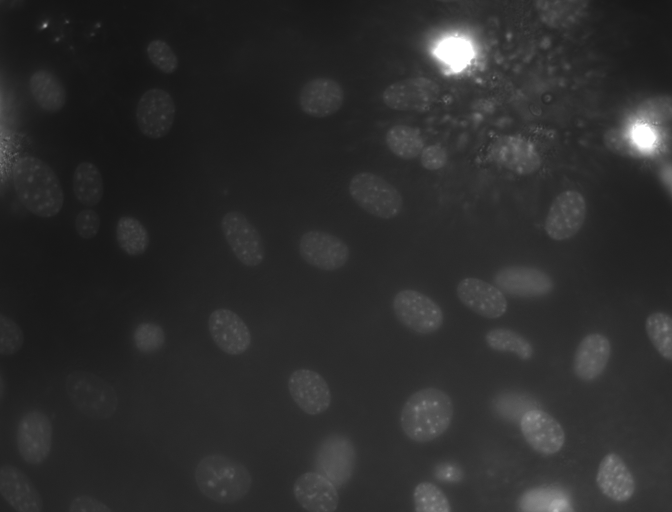
#> input picture Data/NIH3T3/img/dna-33.png, 1344 x 1024 px (shown at 1/2 size)
$ jupyter execute --allow-errors Preprocessing.ipynb   (shell and % lines are left out)
#> lines starting #> are read from the running program, lines starting #| are printed output that depends on the picture; after the words box and inside, x2 and y2 are one past the last pixel; in counts of white or black regions, pixels touching at a corner belong together
### Functions/image_processing.py
import numpy as np
import scipy.ndimage as ndimage
import matplotlib.pyplot as plt
from medpy.filter.smoothing import anisotropic_diffusion


# [271 lines left out: functions show_two_images_title, show_three_images_title, show_four_images_title, show_six_images_two_rows_title, show_six_images_title, show_images_side_by_side and 6 more, not called in this run]


def show_image(img, x, y):
    """
    shows images with a specific size, in gray and with a colorbar
    :param img: image to be shown (2D array)
    :param x: length of image in x-direction (int)
    :param y: length of image in y-direction (int)
    :return: picture of image in jupyter notebook
    """
    plt.figure(figsize=(x, y))
    plt.imshow(img, "gray")
    plt.colorbar()


# [110 lines left out: functions img_resize, t_pic, is_border_pixel, filter_iteration_sum, filter_iteration_deviation, add_border and 3 more, not called in this run]


def histogram(img):
    """
    creates a histogram of the intensity values of an image
    :param img: image with intensity values (2D array)
    :return: shown plot of the histogram in a jupyter notebook
    """
    histo = plt.hist(img.flatten(), log=True)
    plt.show(histo)


# [33 lines left out: functions image_clipping, image_clipping_extreme, not called in this run]


def remove_bright_spots(img, t_bright, t_background):
    """
    copies the image and tries to remove extremely bright spots for a picture
    sets all the pixels above the first threshold to the value of the second threshold
    :param t_bright: pixels above this threshold are considered as to bright (int/float)
    :param t_background: pixels are set to this intensity value (int/float)
    :param img: image with intensity values (2D array)
    :return: image with changed intensity values (2D array)
    """
    img_copy = img.copy()
    pos_bright_spot = np.where(img_copy > t_bright)
    img_copy[pos_bright_spot[0], pos_bright_spot[1]] = t_background
    return img_copy


# [68 lines left out: functions remove_bright_spots_with_border, median_filter, mean_filter, gaussian_filter, anisotropic_filter, not called in this run]


def normalize_intensity(img):
    img_normalized = img.copy() / np.amax(img)
    return img_normalized


def subtract_minimum(img):
    img_subtracted = img.copy() - np.amin(img)
    return img_subtracted

### Preprocessing.ipynb
[cell 1]
import scipy.ndimage

from Functions import image_processing as ip
import skimage.io as sk
import numpy as np
import matplotlib.pyplot as plt
from scipy import ndimage, misc

#sudo apt-get install libboost-python-dev build-essential
#sudo pip install medpy
import medpy
from medpy.filter.smoothing import anisotropic_diffusion

#> (a cell that did not finish here is left out)

#> (a cell that did not finish here is left out)

#> (a cell that did not finish here is left out)

[cell 5]
image2 = sk.imread("Data/NIH3T3/img/dna-33.png")
#> image2 is the input picture: shape (1024, 1344); min 19, max 255, mean 45.1
ip.show_image(image2, 15, 8)
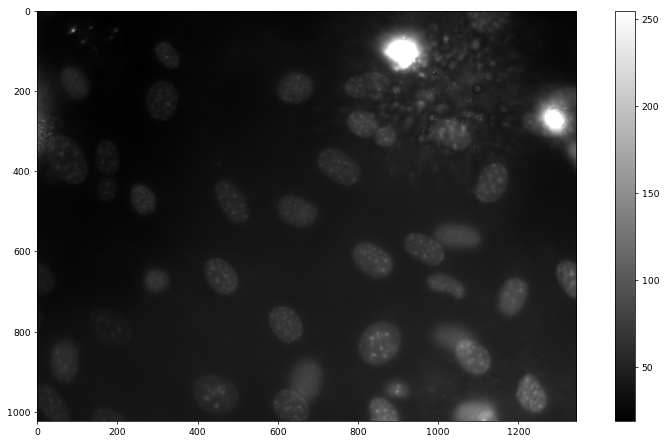
#> figure drawn by matplotlib, 2 panels

[cell 6]
ip.histogram(image2)
#> in histogram, `plt.show(histo)`:
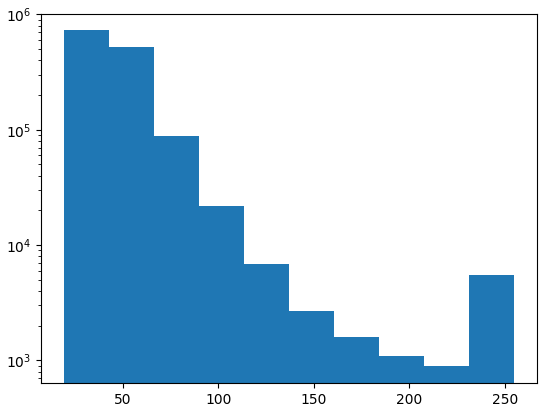
#> figure drawn by matplotlib, 1 panel; tallest bar 726872 high, from x = 19 to 42.6

[cell 7]
test1 = ip.remove_bright_spots(image2, 110, 60)
#> in remove_bright_spots, `pos_bright_spot = np.where(img_copy > t_bright)`: pos_bright_spot = 20179 positions, rows 48 to 1023, columns 0 to 1343
#> in remove_bright_spots, `img_copy[pos_bright_spot[0], pos_bright_spot[1]] = t_background`:
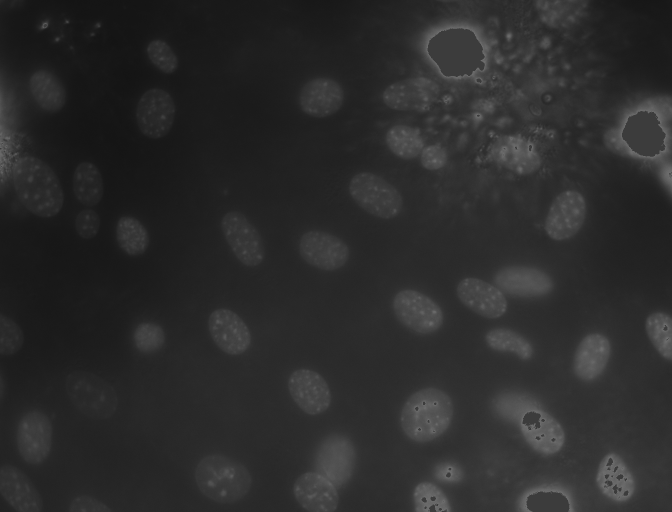
#> img_copy: shape (1024, 1344) (shown at 1/2 size); 1.47% of pixels changed, all inside (x1, y1, x2, y2) = (0, 48, 1344, 1024)
ip.show_image(test1, 15, 8)
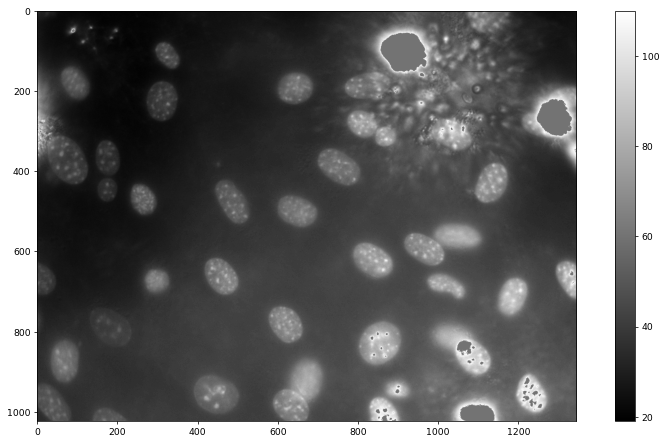
#> figure drawn by matplotlib, 2 panels

#> (a cell that did not finish here is left out)

#> (a cell that did not finish here is left out)

#> (a cell that did not finish here is left out)

#> (a cell that did not finish here is left out)

#> (a cell that did not finish here is left out)

$ run again, with Data/NIH3T3/img/dna-0.png copied over Data/NIH3T3/img/dna-33.png
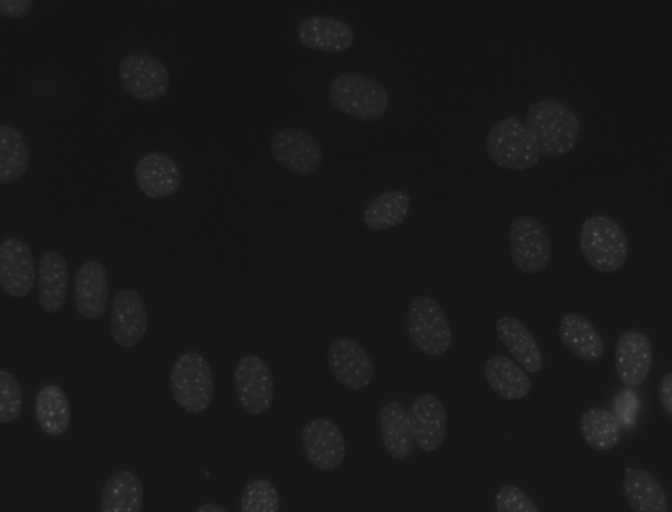
#> input picture Data/NIH3T3/img/dna-0.png, 1344 x 1024 px (shown at 1/2 size)
#> image2 is the input picture: shape (1024, 1344); min 18, max 95, mean 24.2
#> `[cell 5] image2 = sk.imread("Data/NIH3T3/img/dna-33.png") ip.show_imag..`:
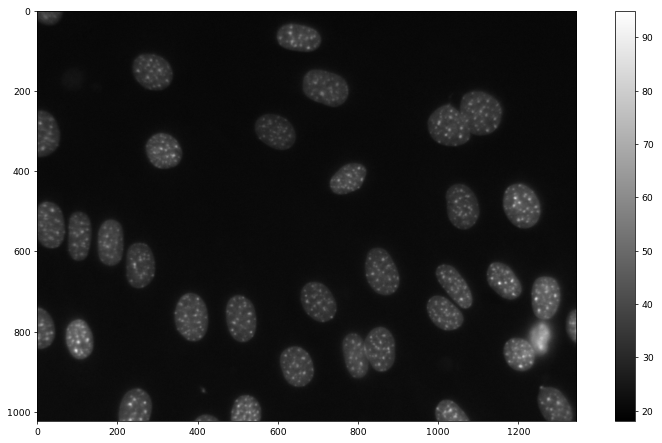
#> figure drawn by matplotlib, 2 panels
#> in histogram, `plt.show(histo)`:
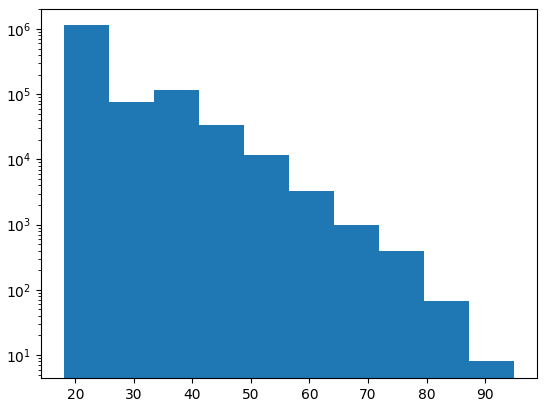
#> figure drawn by matplotlib, 1 panel; tallest bar 1135604 high, from x = 18 to 25.7
#> pos_bright_spot = (empty array, empty array)

$ run again, with Data/NIH3T3/img/dna-1.png copied over Data/NIH3T3/img/dna-33.png
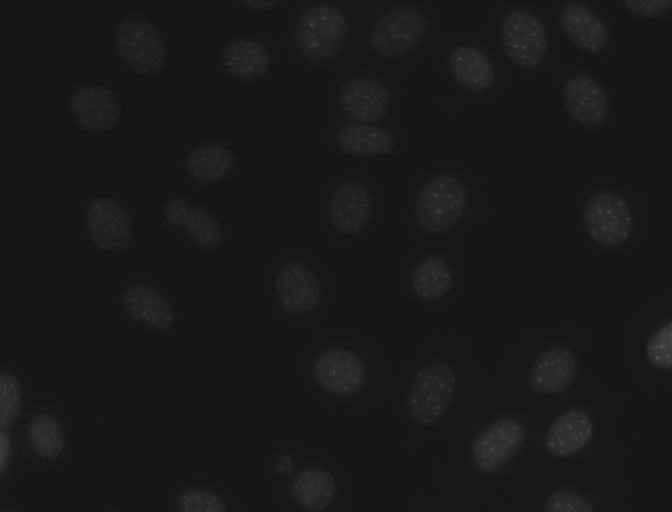
#> input picture Data/NIH3T3/img/dna-1.png, 1344 x 1024 px (shown at 1/2 size)
#> image2 is the input picture: shape (1024, 1344); min 19, max 88, mean 24.4
#> `[cell 5] image2 = sk.imread("Data/NIH3T3/img/dna-33.png") ip.show_imag..`:
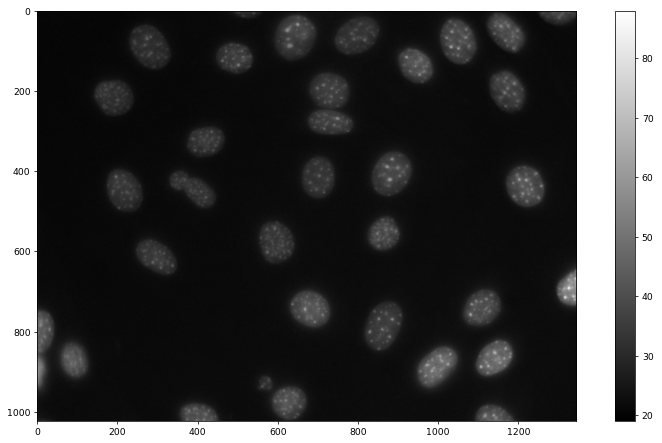
#> figure drawn by matplotlib, 2 panels
#> in histogram, `plt.show(histo)`:
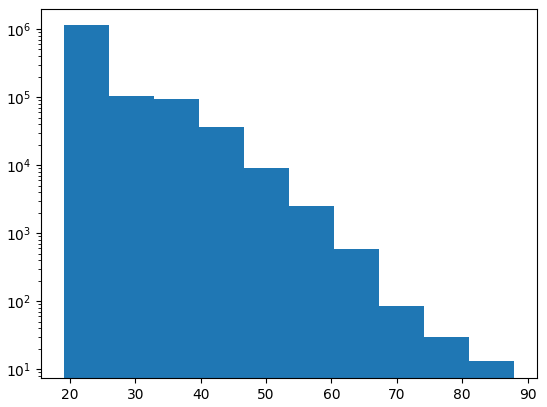
#> figure drawn by matplotlib, 1 panel; tallest bar 1130069 high, from x = 19 to 25.9
#> pos_bright_spot = (empty array, empty array)

$ run again, with Data/NIH3T3/img/dna-26.png copied over Data/NIH3T3/img/dna-33.png
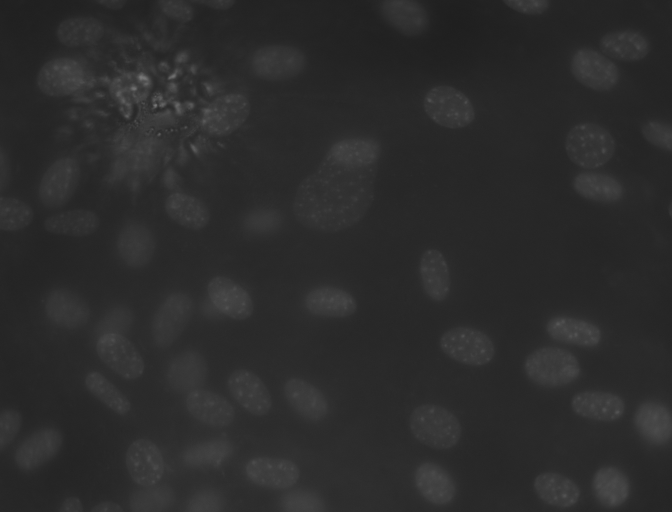
#> input picture Data/NIH3T3/img/dna-26.png, 1344 x 1024 px (shown at 1/2 size)
#> image2 is the input picture: shape (1024, 1344); min 29, max 128, mean 43.9
#> `[cell 5] image2 = sk.imread("Data/NIH3T3/img/dna-33.png") ip.show_imag..`:
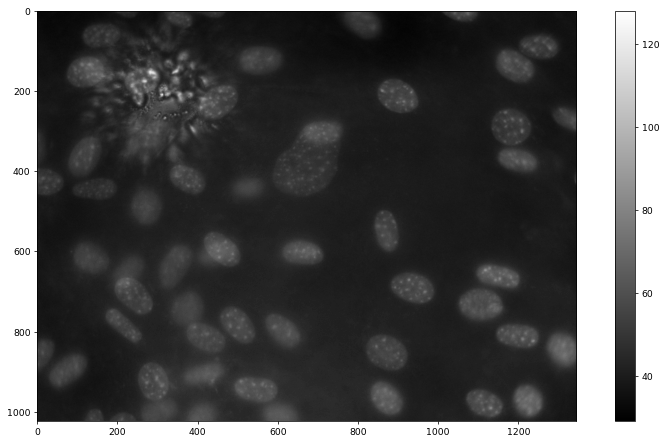
#> figure drawn by matplotlib, 2 panels
#> in histogram, `plt.show(histo)`:
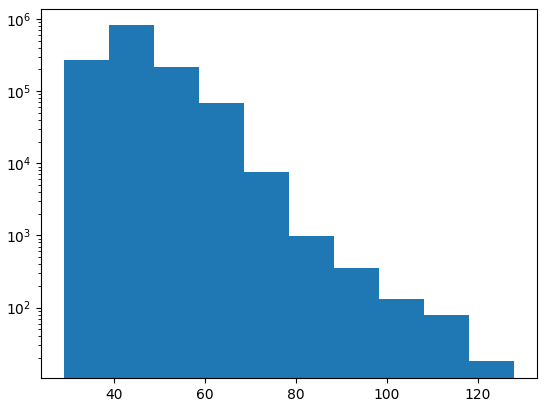
#> figure drawn by matplotlib, 1 panel; tallest bar 814080 high, from x = 38.9 to 48.8
#> pos_bright_spot = 76 positions, rows 151 to 212, columns 267 to 347
#> img_copy: shape (1024, 1344); 0.01% of pixels changed, all inside (x1, y1, x2, y2) = (267, 151, 348, 213)
